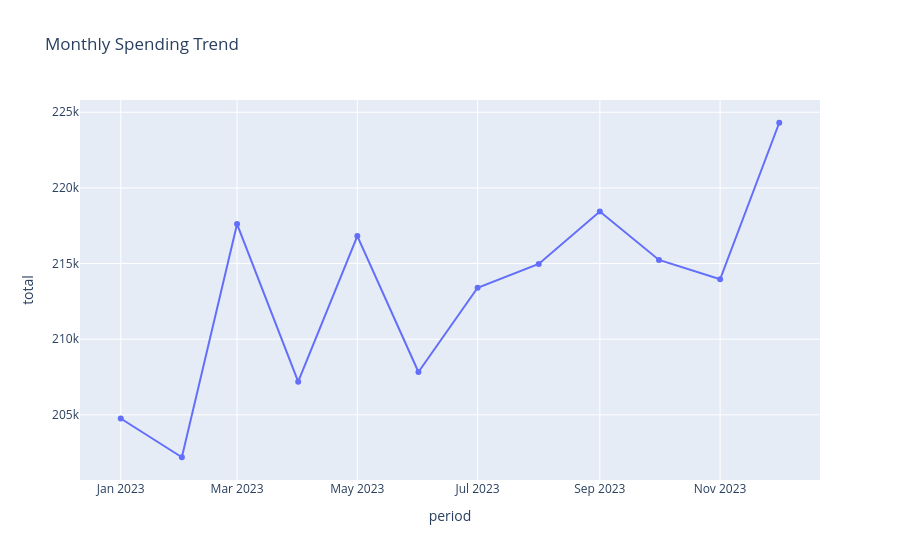

Notebook cell for this chart:
### Code cell
monthly = spending.get_monthly_spending()["result"]
monthly_df = pd.DataFrame(monthly)
monthly_df["period"] = monthly_df["year"].astype(str) + "-" + monthly_df["month"].astype(str).str.zfill(2)
fig = px.line(monthly_df, x="period", y="total", markers=True, title="Monthly Spending Trend")
fig.show()

### Figure 1 — Plotly figure (JSON) as saved in the notebook; plotly's stock layout.template omitted (floating-point values rounded to 4 significant figures)
{"data": [{"hovertemplate": "period=%{x}<br>total=%{y}<extra></extra>", "legendgroup": "", "line": {"color": "#636efa", "dash": "solid"}, "marker": {"symbol": "circle"}, "mode": "lines+markers", "name": "", "orientation": "v", "showlegend": false, "type": "scatter", "x": ["2023-01", "2023-02", "2023-03", "2023-04", "2023-05", "2023-06", "2023-07", "2023-08", "2023-09", "2023-10", "2023-11", "2023-12"], "xaxis": "x", "y": [204800.0, 202200.0, 217600.0, 207200.0, 216800.0, 207800.0, 213400.0, 215000.0, 218400.0, 215200.0, 214000.0, 224300.0], "yaxis": "y"}], "layout": {"legend": {"tracegroupgap": 0}, "title": {"text": "Monthly Spending Trend"}, "xaxis": {"anchor": "y", "domain": [0.0, 1.0], "title": {"text": "period"}}, "yaxis": {"anchor": "x", "domain": [0.0, 1.0], "title": {"text": "total"}}}}
